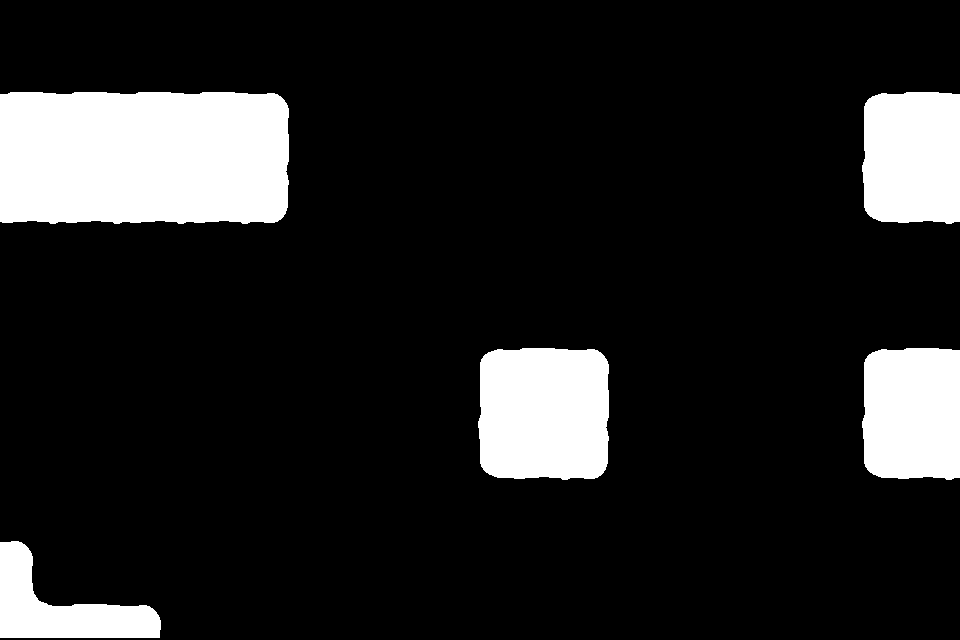

This game map was drawn from its Tiled (.tmx) file and the tilesets committed beside it. A one-line description and the full map source follow:
An orthogonal 15x10 tile map with 64x64 px tiles, 1 tile layer (Chao) and 17 objects (13x Prefab, 3x Caminho, ZonadeMorte).

<map version="1.0" orientation="orthogonal" renderorder="right-down" width="15" height="10" tilewidth="64" tileheight="64" nextobjectid="56">
 <tileset firstgid="1" source="TilesetSimples/tileset.tsx" />
 <layer name="Chao" width="15" height="10" offsetx="0" offsety="-2">
  <properties>
   <property name="unity:layer" value="Solido" />
  </properties>
  <data encoding="csv">
0,0,0,0,0,0,0,0,0,0,0,0,0,0,0,
2,2,2,2,3,0,0,0,0,0,0,0,0,1,2,
7,7,7,7,8,0,0,0,0,0,0,0,0,6,7,
12,12,12,12,13,0,0,0,0,0,0,0,0,11,12,
0,0,0,0,0,0,0,0,0,0,0,0,0,0,0,
0,0,0,0,0,0,0,1,2,3,0,0,0,1,2,
0,0,0,0,0,0,0,6,7,8,0,0,0,6,7,
0,0,0,0,0,0,0,11,12,13,0,0,0,11,12,
3,0,0,0,0,0,0,0,0,0,0,0,0,0,0,
5,2,3,0,0,0,0,0,0,0,0,0,0,0,0
</data>
 </layer>
 <objectgroup name="Objetos" offsetx="-2" offsety="-3">
  <properties>
   <property name="unity:layer" value="Objetos" />
  </properties>
  <object id="4" name="Porta" type="Prefab" gid="17" x="895" y="97" width="64" height="64">
   <properties>
    <property name="PrefabSwap" type="bool" value="true" />
   </properties>
  </object>
  <object id="30" name="Placa" type="Prefab" gid="15" x="513" y="357" width="64" height="64">
   <properties>
    <property name="PrefabSwap" type="bool" value="true" />
    <property name="msg" value="Cristal ativa a escada, mas cuidado para não se precipitar" />
   </properties>
  </object>
  <object id="31" name="Jogador" type="Prefab" gid="20" x="45" y="604" width="64" height="64">
   <properties>
    <property name="PrefabSwap" type="bool" value="true" />
   </properties>
  </object>
  <object id="32" name="Cristal" type="Prefab" gid="23" x="7" y="100" width="64" height="64">
   <properties>
    <property name="PrefabSwap" type="bool" value="true" />
   </properties>
  </object>
  <object id="35" name="Bloco" type="Prefab" gid="21" x="587" y="367" width="64" height="64">
   <properties>
    <property name="PrefabSwap" type="bool" value="true" />
   </properties>
  </object>
  <object id="36" name="Bloco" type="Prefab" gid="21" x="649" y="304" width="64" height="64">
   <properties>
    <property name="PrefabSwap" type="bool" value="true" />
   </properties>
  </object>
  <object id="37" name="Bloco" type="Prefab" gid="21" x="683" y="272" width="64" height="64">
   <properties>
    <property name="PrefabSwap" type="bool" value="true" />
   </properties>
  </object>
  <object id="38" name="Bloco" type="Prefab" gid="21" x="777" y="175" width="64" height="64">
   <properties>
    <property name="PrefabSwap" type="bool" value="true" />
   </properties>
  </object>
  <object id="39" name="Bloco" type="Prefab" gid="21" x="746" y="207" width="64" height="64">
   <properties>
    <property name="PrefabSwap" type="bool" value="true" />
   </properties>
  </object>
  <object id="40" name="Chave" type="Prefab" gid="18" x="893" y="358" width="64" height="64">
   <properties>
    <property name="PrefabSwap" type="bool" value="true" />
   </properties>
  </object>
  <object id="41" name="ZonadeMorte" x="-15" y="629" width="995" height="130">
   <properties>
    <property name="unity:isTrigger" value="true" />
    <property name="unity:layer" value="Morte" />
   </properties>
  </object>
  <object id="43" name="Bloco" type="Prefab" gid="21" x="619" y="336" width="64" height="64">
   <properties>
    <property name="PrefabSwap" type="bool" value="true" />
   </properties>
  </object>
  <object id="44" name="Bloco" type="Prefab" gid="21" x="714" y="241" width="64" height="64">
   <properties>
    <property name="PrefabSwap" type="bool" value="true" />
   </properties>
  </object>
  <object id="45" name="Bloco" type="Prefab" gid="21" x="812" y="144" width="64" height="64">
   <properties>
    <property name="PrefabSwap" type="bool" value="true" />
   </properties>
  </object>
  <object id="53" name="Caminho" x="160" y="604">
   <properties>
    <property name="AddComp" value="Caminho" />
    <property name="unity:isTrigger" type="bool" value="true" />
   </properties>
   <polyline points="0,0 299,-237 -2,0" />
  </object>
  <object id="54" name="Caminho" x="325" y="287">
   <properties>
    <property name="AddComp" value="Caminho" />
    <property name="unity:isTrigger" type="bool" value="true" />
   </properties>
   <polyline points="145,33 -26,-193 144,35" />
  </object>
  <object id="55" name="Caminho" x="707" y="276">
   <properties>
    <property name="AddComp" value="Caminho" />
    <property name="unity:isTrigger" type="bool" value="true" />
   </properties>
   <polyline points="149,90 -89,88 150,89" />
  </object>
 </objectgroup>
</map>
